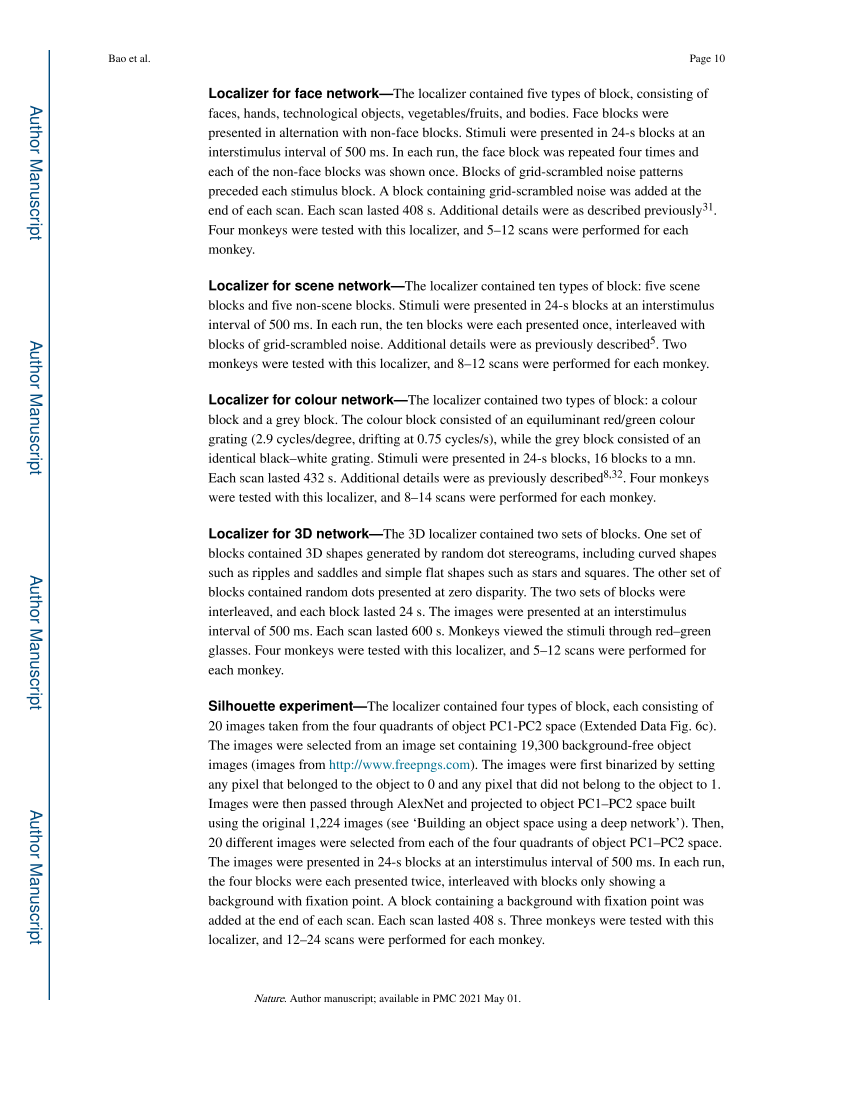
#> input picture output_results/converted_images/a_map/fitz/a_map_page_10_fitz.png, 2550 x 3300 px (shown at 1/3 size); its folder holds only this picture in this run
$ jupyter execute --allow-errors Step_2_Sept_checkpoint_NeMo_Extraction.ipynb
#> lines starting #> are read from the running program, lines starting #| are printed output that depends on the picture
#> in load_and_resize_image, img is the input picture: PIL image 2550x3300 RGB; mean R, G, B 241.9, 242.2, 242.4
# Using Eclair for Table and Text Extraction

This notebook demonstrates how to build a streamlined document analysis pipeline by strategically combining a local inference endpoint for layout parsing with powerful NVIDIA NIMs (NVIDIA Inference Microservices) for visual analysis. We'll show how to create an end-to-end workflow that transforms unstructured documents into a queryable knowledge base.

## 1. Introduction

### Models

1. `Eclair`: this is a locally hosted model that we will setup in in the next section

### Pipeline

1. Given an image of the page, the `Eclair` model runs the segmentation and identifies elements on teh page.
2. `Eclair` classifies the element roughly as `text`, `table`, or `picture`.
3. If an item is identified as a `text`, we simply retrieve the contents extracted by Eclair
4. If an item is identified as a `table`, we retrieve the contents exttracted by Eclair. Eclair presents the table as Latex format, so we add an post-processing step to conver that to HTML format for better readability.
5. If an item is identified as `picture`, we do not do anything about it.
6. The pipeline saves ouput files

## 2. Setup and Prerequisites

### Dependencies

First, let's set up the environment. You'll need to install the required Python libraries.

[cell 1]
# %pip install requests pillow ipython openai beautifulsoup4 seaborn python-dotenv loguru pymupdf

### GPU Requirements

Eclair can run on 1xL40S, 1xA100 and 1xH100. Smaller GPUs like A10G is also possible but has not been tested.

### Launch Eclair docker container

1. Log into docker:
	```bash
	docker login nvcr.io
	```
	- User name: `$oauthtoken`
	- Password: your NGC API key.
2. Pull containers
	```bash
	docker pull nvcr.io/nim/nvidia/nemotron-parse:latest
	```
3. Create cache folder
    ```bash
    export NGC_API_KEY=<PASTE_API_KEY_HERE>
    export LOCAL_NIM_CACHE=~/.cache/nim
    mkdir -p $LOCAL_NIM_CACHE
    chmod 777 -R $LOCAL_NIM_CACHE
    ```
4. Launch container
    ```bash
    docker run -it --rm \
    --gpus "device=0" \
    --shm-size=16GB \
    -e NGC_API_KEY \
    -u 0:0 \
    -v "$LOCAL_NIM_CACHE:/opt/nim/.cache" \
    -p 8002:8000 \
    nvcr.io/nim/nvidia/nemotron-parse:latest
    ```
    Note:
    1. Since we only need 1 GPU for the Eclair model, we set `device=0` and `cuda:0`
    2. Uvicorn will run on port `8000` inside the container. We map it to host port `8002`
5. Wait until it says
    ```bash
    INFO:     Uvicorn running on http://0.0.0.0:8000 (Press CTRL+C to quit)
    ```
6. Test health with:
    ```bash
    curl http://localhost:8002/v1/health/ready
    ```
    Outputs:
    ```json
    {"object":"health.response","message":"Service is ready."}
    ```
7. Optional, to view the API docs, you can run the command below, and insepct the results in the JSON file:
    ```bash
    curl -s http://localhost:8002/openapi.json > eclair_api_docs.json
    ```

### Pipeline Configurations

[cell 2]
import os
from datetime import datetime, timezone
import base64
from PIL import Image
from io import BytesIO
import pandas as pd
from IPython.display import display, Markdown, HTML
import requests
from openai import OpenAI
import json

# load environment variables
from dotenv import load_dotenv
load_dotenv()

# --- Configs for the Eclair model ---
DOCKER_HOST = "localhost"  # Updated Docker host IP 10.176.12.87
ECLAIR_PORT = 8002            # Your Docker host port
ECLAIR_ENDPOINT_PATH = "/v1/chat/completions"      # The API endpoint path
ECLAIR_ENDPOINT_URL = f"http://{DOCKER_HOST}:{ECLAIR_PORT}{ECLAIR_ENDPOINT_PATH}"

# --- Configs for the VLM model ---
VLM_PORT = 8000
VLM_ENDPOINT_PATH = "/v1"
VLM_ENDPOINT_URL = f"http://{DOCKER_HOST}:{VLM_PORT}{VLM_ENDPOINT_PATH}"

# --- Output Directory Configuration ---
OUTPUT_DIR = "output_results"
output_annotated_dir = os.path.join(OUTPUT_DIR, "annotated_images")
output_json_dir = os.path.join(OUTPUT_DIR, "json_outputs")

[cell 3]
def preprocess_image_like_eclair(image, target_w=1648, target_h=2048):
    """
    Place image on the smallest possible "paper" with aspect ratio target_w:target_h.
    Don't downscales the image - keeps original size to prevent blurriness.
    Place the image in the center of a new canvas.
    This canvas should have a w:h ratio = target_w:target_h. ([3, 1648, 2048] is the input image size of Eclair)
    The canvas should be the smallest possible size that fits the image without downscaling the image.
    Returns:
        PIL Image on paper with aspect ratio target_w:target_h
    """
#> called with target_w = 1648, target_h = 2048
    import numpy as np

    img_array = np.array(image)
    original_height, original_width = img_array.shape[:2]

    # Calculate target aspect ratio (paper ratio)
    target_ratio = target_w / target_h

    # Step 1: Determine if we need to scale up (don't scale down)
    scale_for_height = target_h / original_height
    scale_for_width = target_w / original_width
    scale = max(scale_for_height, scale_for_width, 1.0)  # Never less than 1.0

    # Calculate image dimensions after potential scaling up
    if scale > 1.0:
        image_width = int(original_width * scale)
        image_height = int(original_height * scale)
        resized_image = image.resize((image_width, image_height), Image.Resampling.LANCZOS)
    else:
        # Keep original size (no downscaling)
        image_width = original_width
        image_height = original_height
        resized_image = image

    # Step 2: Calculate smallest paper size with target ratio that fits the image
    # paper_width / paper_height = target_ratio
    # paper_width >= image_width AND paper_height >= image_height

    # Option 1: Match height, calculate width
    paper_h_option1 = image_height
    paper_w_option1 = int(paper_h_option1 * target_ratio)

    # Option 2: Match width, calculate height
    paper_w_option2 = image_width
    paper_h_option2 = int(paper_w_option2 / target_ratio)

    # Choose the option that fits both dimensions
    if paper_w_option1 >= image_width and paper_h_option1 >= image_height:
        paper_width = paper_w_option1
        paper_height = paper_h_option1
    else:
        paper_width = paper_w_option2
        paper_height = paper_h_option2

    # Step 3: Create paper with white background
    resized_array = np.array(resized_image)

    # Handle grayscale images
    if len(resized_array.shape) == 2:
        resized_array = np.stack([resized_array] * 3, axis=-1)

    # Create white paper
    paper_array = np.ones((paper_height, paper_width, 3), dtype=np.uint8) * 255

    # Center the image on the paper
    pad_left = (paper_width - image_width) // 2
    pad_top = (paper_height - image_height) // 2

    paper_array[pad_top:pad_top+image_height, pad_left:pad_left+image_width] = resized_array
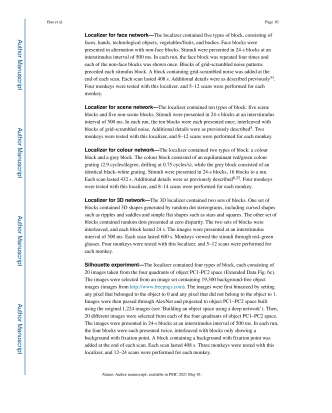
#> paper_array: shape (3300, 2655, 3) (shown at 1/8 size); mean R, G, B 242.5, 242.7, 242.9

    # Create final image and set DPI to 300
    result_image = Image.fromarray(paper_array)
    result_image.info['dpi'] = (300, 300)

    return result_image


def load_and_resize_image(image_path, save=False, save_dir=None):
    """
    Load an image from the given path and resize it to 2048x1648 (height x width).

    Args:
        image_path (str): Path to the input image
        save (bool): If True, save the resized image with a '_resized' suffix

    Returns:
        str: Path to the resized image (either saved or original path)
    """
    from PIL import Image
    import os

    # Load the image, convert to RGB if necessary
    img = Image.open(image_path)

    # Resize to (width, height) - PIL uses (width, height) format
    # Target: height=2048, width=1648
    # target_size = (1648, 2048)  # (width, height) for PIL
    # resized_img = img.resize(target_size ,Image.Resampling.LANCZOS)
    resized_img = preprocess_image_like_eclair(img)

    if save:
        # Create resized file path
        path_parts = os.path.splitext(image_path)
        # if save_dir is not None, use it
        if save_dir is not None:
            # get base file name
            base_name = os.path.basename(image_path)
            # split the file name into name and extension
            name, ext = os.path.splitext(base_name)
            resized_path = os.path.join(save_dir, f"{name}_resized{ext}")
        else:
            resized_path = f"{path_parts[0]}_resized{path_parts[1]}"

        # Save the resized image
        resized_img.save(resized_path)
        return resized_path
    else:
        return image_path

[cell 4]
# test resize funct4ion
# result = load_and_resize_image("/home/ubuntu/nim-dev/models/nemo-retriever-parse/output_results/converted_images/soa_1/fitz/soa_1_page_1_fitz.png"  , save=True, save_dir="output_results/resized_images")
# result

## 3. Collect Example Document Images

In this step, we collect the example images we want to analyze in a list

[cell 5]
import os, re, itertools
from glob import glob
from pathlib import Path
import shutil

# Root of the notebook
WORKSPACE_ROOT = Path.cwd()
# Root of the converted imaages folder, from step 1 notebook
DATA_ROOT = WORKSPACE_ROOT / "output_results"

# Patterns covering both pipelines and direct converted images
# adjust accordingly to match the location of your converted images
PATTERNS = [
    str(DATA_ROOT / "converted_images" / "soa_1" / "fitz" / "*.png"),
    # str(DATA_ROOT / "converted_images" / "pasa" / "fitz" / "*.png")
]

def get_all_paths(patterns, data_root, workspace_root, resize=True):

    """
    This function gets all the paths of the converted images, and resize them if needed
    patterns: list of patterns to match the converted images
    data_root: str, the root of the converted images
    workspace_root: str, the root of the workspace
    resize: bool, whether to resize the images
    returns: list of paths to the processed images
    """

    # get all the paths of the converted images
    all_paths_abs = []
    for pat in patterns:
        all_paths_abs.extend(glob(pat, recursive=True))

    # Dedup + natural sort (so _page_2_ comes before _page_10_)
    def _natural_key(s: str):
        return [int(t) if t.isdigit() else t.lower() for t in re.split(r"(\d+)", s)]
    all_paths_abs = sorted(set(all_paths_abs), key=_natural_key)

    # create a folder to save the resized images
    save_dir = data_root / "resized_images"
    if save_dir is not None:
        # delete the file if it exists
        if os.path.exists(save_dir):
            # delete directory and all its contents
            shutil.rmtree(save_dir)
        os.makedirs(save_dir)

    # add resized images to the list
    allowed_page_paths = []
    for p in all_paths_abs:
        if resize:
            resized_fp = load_and_resize_image(p, save=True, save_dir=save_dir)
            # convert to repo‑relative paths
            rel = os.path.relpath(resized_fp, workspace_root).replace("\\", "/")
        else:
            rel = os.path.relpath(p, workspace_root).replace("\\", "/")
        allowed_page_paths.append(rel)

    # sort the paths
    allowed_page_paths = sorted(set(allowed_page_paths), key=_natural_key)

    print(f"✅ Collected a total of {len(allowed_page_paths)} image pages")
    print("Here are the first 10 input image paths:")
    for sample in itertools.islice(allowed_page_paths, 10):
        print(" -", sample)

    return allowed_page_paths

[cell 6]
# get hte input file paths
ALLOWED_PAGE_PATHS = get_all_paths(
    patterns=PATTERNS,
    data_root=DATA_ROOT,
    workspace_root=WORKSPACE_ROOT,
    resize=True # set to False if you want to use the original images
)

## 4. The Core Pipeline in Action

Now, let's walk through the code that powers our pipeline.

### Helper Functions

This block encapsulates our pipeline's logic.

1. `call_eclair_inference` handles communication with our local layout analysis engine.
2. `latex_table_to_html` provides advanced conversion of LaTeX tables to HTML.
3. Finally, `draw_annotations` visualizes the results by drawing labeled bounding boxes.

#### Eclair related helpers

The Eclair model will return a string, with bbox and extracted context. We need to parse it.

[cell 7]
import re
from typing import List, Dict, Any, Union

_PATTERN = re.compile(
    r"<x_(\d+(?:\.\d+)?)><y_(\d+(?:\.\d+)?)>(.*?)<x_(\d+(?:\.\d+)?)><y_(\d+(?:\.\d+)?)><class_([^>]+)>",
    re.DOTALL,
)

# [90 lines left out: functions parse_content_to_blocks, parse_response, encode_file_to_base64, call_eclair_inference, not called in this run]

[cell 8]
# [6 lines of commented-out code are left out]

#### Drawing related helpers

[cell 9]
import io
import re
from bs4 import BeautifulSoup
from PIL import ImageDraw, ImageFont

# Define the colors for each class. This is used to color the bounding boxes in the output image.
CLASS_COLORS = {
    'Text': '#4CAF50', 'Title': '#D32F2F', 'Section-header': '#E91E63',
    'List-item': '#1976D2', 'Table': '#03A9F4', 'Picture': '#6D4C41',
    'Caption': '#607D8B', 'Formula': '#FF9800', 'Page-header': '#BDBDBD',
    'Page-footer': '#BDBDBD', 'Footnote': '#00BCD4', 'Bibliography': '#512DA8',
    'TOC': '#FFC107', 'DEFAULT': '#9E9E9E'
}


# [465 lines left out: functions get_text_color, draw_annotations, skip_whitespace, parse_braced_argument, parse_command, clean_multi_cells and 8 more, not called in this run]

### Executing the Pipeline

This cell is the pipeline's orchestrator.

1. It iterates through each image path, calling the local Docker endpoint for initial layout parsing.
2. All results are aggregated into structured JSON objects.
3. `draw_annotations` is used to create a visualized output for each page.
4. Additionally, it shows the HTML rendered content of detected tables.

[cell 10]
# make output folders
for d in [output_annotated_dir, output_json_dir]:
    if not os.path.exists(d):
        os.makedirs(d)

# initialize empty list to store all document data
all_document_data = []
total_pages = len(ALLOWED_PAGE_PATHS)

# iterate through each image path
for i, image_path_str in enumerate(ALLOWED_PAGE_PATHS):
    page_count = i + 1
    print(f"🔍 Processing Page {page_count}/{total_pages}: {image_path_str}")

    # if the file does not exist, fail silently
    if not os.path.exists(image_path_str):
        print(f" - ❌ ERROR: File not found. Skipping.")
        continue

    # read the image
    page_image = Image.open(image_path_str)
    filename_stem = os.path.splitext(os.path.basename(image_path_str))[0]

    # Stage 1: Call the Docker inference function for layout analysis
    print("[Stage 1] Calling local parser for layout analysis...")
    extracted_data = call_eclair_inference(
        image_path_str,
        temperature=0
    )

    page_num_str = ''.join(filter(str.isdigit, filename_stem.split('_')[-1]))
    page_num = int(page_num_str) if page_num_str.isdigit() else 0

    # initialize the page entry to store the extracted data
    page_entry = {
        "source_document": image_path_str,
        "source_page_number": page_num,
        "processing_timestamp_utc": datetime.now(timezone.utc).isoformat(),
        "status": "",
        "content": []
    }

    # if the layout extraction failed, append the failed entry and continue
    if extracted_data is None:
        page_entry["status"] = "Layout extraction failed (Docker Inference)"
        all_document_data.append(page_entry) # Append failed entry and continue
        continue

    # if the layout extraction was successful, append the successful entry
    else:
        page_entry["status"] = "Layout extraction successful (Docker Inference)"
        print(f"[Stage 1] Found {len(extracted_data)} document objects.")

    # Draw annotations and save the visualized output
    annotated_image = draw_annotations(page_image.copy(), extracted_data)
    output_filename = os.path.join(output_annotated_dir, f"{filename_stem}_annotated.png")
    annotated_image.save(output_filename)
    print("\nDisplaying final annotated page:")
    display(annotated_image.resize((1200, int(1200 * annotated_image.height / annotated_image.width))))

    # Stage 2: Deep Analysis with llama-3.1-nemotron-nano-vl-8b-v1
    # iterate through each item in the extracted data
    for item_idx, item in enumerate(extracted_data):

        # initialize the item metadata
        item_metadata = {
            "extraction_id": item_idx,
            "metadata": {"source_page": page_num, "type": item.get("type"), "bbox": item.get("bbox")},
            "confidence": "N/A",
            "extraction_status": "Success",
            "data": {}
        }
        item_type = item.get("type")

        # if the item is a picture (not a table), just save the cropped image as it is
        if item_type == "Picture":
            print(f"[Stage 2] Found Picture (ID: {item_idx}). Triggering Specialist VLM...")
            bbox = item.get("bbox")
            if not bbox or not all(k in bbox for k in ['xmin', 'ymin', 'xmax', 'ymax']) or bbox["xmax"] <= bbox["xmin"] or bbox["ymax"] <= bbox["ymin"]:
                item_metadata["extraction_status"] = "Failed (Invalid Bounding Box)"
                page_entry["content"].append(item_metadata)
                continue

            # Crop the image based on bounding box
            width, height = page_image.size
            crop_box = (max(0, bbox["xmin"] * width), max(0, bbox["ymin"] * height), min(width, bbox["xmax"] * width), min(height, bbox["ymax"] * height))

            if crop_box[0] >= crop_box[2] or crop_box[1] >= crop_box[3]:
                item_metadata["extraction_status"] = "Failed (Zero-Area Bounding Box)"
                page_entry["content"].append(item_metadata)
                continue

            cropped_img = page_image.crop(crop_box)
            print(f"- Cropped image: ")
            display(cropped_img.resize((200, int(200 * cropped_img.height / cropped_img.width))))

        # if the item is a table, parse the extraction results from Eclair, and reconstruct the table by converting LaTeX to HTML
        elif item_type == "Table":
            print(f"[Stage 2] Found Table (ID: {item_idx}). Parsing and reconstructing table...")

            # Show the detected table patch for context
            bbox = item.get("bbox")
            if bbox:
                width, height = page_image.size
                crop_box = (max(0, bbox["xmin"] * width), max(0, bbox["ymin"] * height), min(width, bbox["xmax"] * width), min(height, bbox["ymax"] * height))
                if crop_box[0] < crop_box[2] and crop_box[1] < crop_box[3]:
                    cropped_table_img = page_image.crop(crop_box)
                    print(f"- Cropped table patch for context:")
                    display(cropped_table_img.resize((600, int(600 * cropped_table_img.height / cropped_table_img.width))))

            latex_code = item.get("text", "")
            try:
                if not latex_code:
                    raise ValueError("Empty LaTeX content for table")

                # Use the new advanced converter
                html_table = latex_table_to_html(latex_code)

                if "<table>" not in html_table:
                    raise ValueError("tabular environment not found or conversion failed.")

                # Display the result
                print(f"- Reconstructed HTML Table:")
                display(HTML(html_table))

                # Store the final HTML in the results
                item_metadata["data"] = {"type": "tabular", "content_html": html_table}

            except Exception as e:
                print(f"- ERROR: Failed to parse table data. Details: {e}")
                item_metadata["extraction_status"] = "Failed (Table Parsing Error)"
                item_metadata["data"] = {"error": f"Could not parse content: {e}", "raw_content": latex_code}

        # Fallback for any other type, like 'Text'
        else:
            item_metadata["data"] = {"type": "textual", "content": item.get("text", "")}

        page_entry["content"].append(item_metadata)

    # Save the individual JSON data for the page
    json_filename = os.path.join(output_json_dir, f"{filename_stem}_extracted.json")
    with open(json_filename, 'w') as f:
        json.dump(page_entry, f, indent=4)

    all_document_data.append(page_entry)
    print(f"Annotated image saved as {output_filename}")
    print(f"JSON data saved as {json_filename}")
    print("-" * 80)

print(f"Processing complete.")

### Caveats

1. Eclair sometimes will fail to segment properly (e.g. did not put a bounding box over an element)
2. When eclair parsed tables are not always 100% accurate. It might struggle with tables that has complex layout (e.g. a lot of merged columns/rows, table within a table, etc). In such case, alternative approaches using VLM for table question-answering could be considered as opposed to trying to extract all contents of the table.
2. Step_3 notebook talks about 2 ways to benchmark table extraction accuracy: through TEDS score (an unbiased metrics) or Q&A accuracy (biased metrics due to human-designed question-answer set. )

## 5. Understanding the output files

Inside the `output_results` folder:

- `annotate_images`: This folder contains images with bounding boxes produced by Eclair. The name of the file is `<original_image_file_name_annotated>.<image_format>`
- `inforgraphics`:  This folder contains the results from the VLM extraction.
- `json_output`: This folder contains results from the Eclair extracion

### Display an annotated image

[cell 11]
from PIL import Image
import os

# Load the annotated image
annotated_image_path = "output_results/annotated_images/soa_1_page_1_fitz_resized_annotated.png"
annotated_image = Image.open(annotated_image_path)
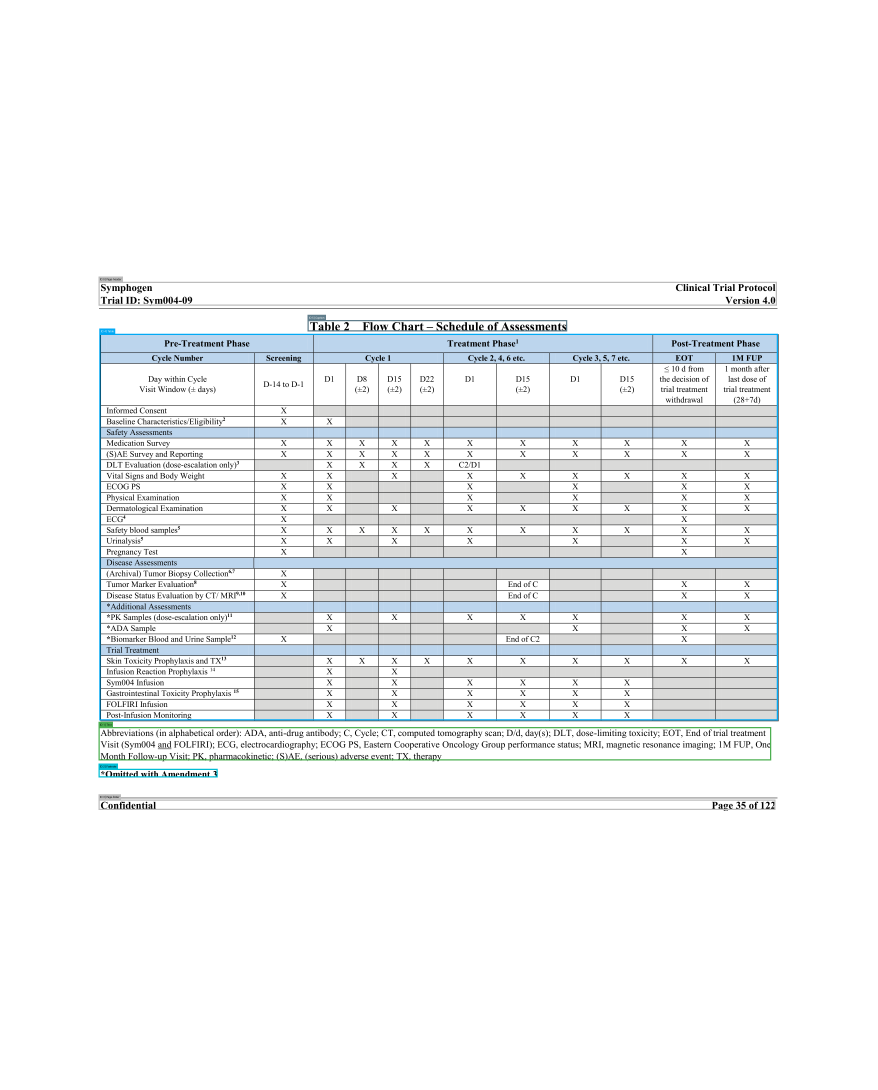
#> input picture output_results/annotated_images/soa_1_page_1_fitz_resized_annotated.png, 3509 x 4360 px (shown at 1/4 size)
#> annotated_image is the input picture: PIL image 3509x4360 RGB; mean R, G, B 241.2, 243.2, 244.3
annotated_image.show()
